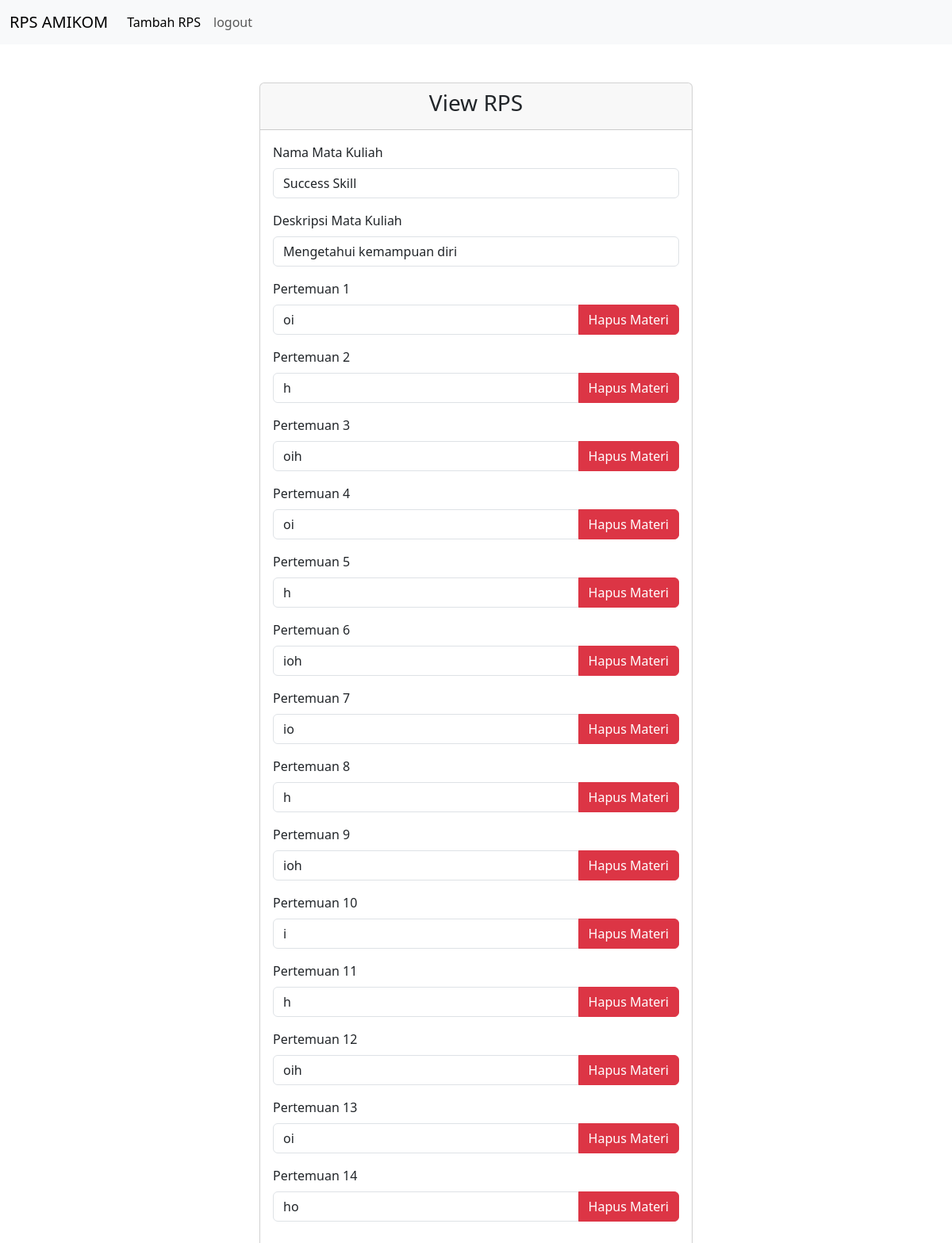
Page /pages/view_rps.php?id_rps=5 on the committed database.
### tables this page shows
CREATE TABLE `rps` (
  `id_rps` int(11) NOT NULL,
  `nama_mata_kuliah` varchar(255) DEFAULT NULL,
  `deskripsi_mata_kuliah` text DEFAULT NULL,
  `pertemuan_1` text DEFAULT NULL,
  `pertemuan_2` text DEFAULT NULL,
  `pertemuan_3` text DEFAULT NULL,
  `pertemuan_4` text DEFAULT NULL,
  `pertemuan_5` text DEFAULT NULL,
  `pertemuan_6` text DEFAULT NULL,
  `pertemuan_7` text DEFAULT NULL,
  `pertemuan_8` text DEFAULT NULL,
  `pertemuan_9` text DEFAULT NULL,
  `pertemuan_10` text DEFAULT NULL,
  `pertemuan_11` text DEFAULT NULL,
  `pertemuan_12` text DEFAULT NULL,
  `pertemuan_13` text DEFAULT NULL,
  `pertemuan_14` text DEFAULT NULL
);

### pages/view_rps.php (the view, shortened to what this page needs)
<!DOCTYPE html>
<html lang="en">
<head>
    <link href="https://cdn.jsdelivr.net/npm/bootstrap@5.3.0/dist/css/bootstrap.min.css" rel="stylesheet">
</head>
<body>
<nav class="navbar navbar-expand-lg bg-body-tertiary">
    <div class="container-fluid">
        <a class="navbar-brand" href="#">RPS AMIKOM</a>
        <div class="collapse navbar-collapse" id="navbarNav">
        <ul class="navbar-nav">
            <li class="nav-item">
            <a class="nav-link active" aria-current="page" href="add_rps.php">Tambah RPS</a>
            </li>
            <li class="nav-item">
            <a class="nav-link" href="../index.php">logout</a>
            </li>
        </ul>
        </div>
    </div>
    </nav>
<?php
include("../config/config.php");
if (isset($_GET['id_rps'])) {
    $id_rps = $_GET['id_rps'];
    $sql = "SELECT * FROM rps WHERE id_rps = $id_rps";
    $query = mysqli_query($sambung, $sql);
    if (mysqli_num_rows($query) > 0) {
        $rps = mysqli_fetch_assoc($query);
?>
    <div class="container mt-5">
        <div class="row justify-content-center">
            <div class="col-md-6">
                <div class="card">
                    <div class="card-header text-center">
                        <h3>View RPS</h3>
                    </div>
                    <div class="card-body">
                        <form action="../process/process_edit_rps.php" method="POST">
                            <div class="mb-3">
                                <label for="exampleInputEmail1" class="form-label">Nama Mata Kuliah</label>
                                <input type="text" class="form-control" name="nama_mata_kuliah" value="<?php echo $rps['nama_mata_kuliah'] ?>">
                            </div>
                            <div class="mb-3">
                                <label for="exampleInputPassword1" class="form-label">Deskripsi Mata Kuliah</label>
                                <input type="text" class="form-control" name="deskripsi_mata_kuliah" value="<?php echo $rps['deskripsi_mata_kuliah'] ?>">
                            </div>
                            <?php
                            for ($i = 1; $i <= 14; $i++) {
                                $pertemuan = "pertemuan_" . $i;
                            ?>
                                <div class="mb-3">
                                    <label for="<?php echo $pertemuan ?>" class="form-label">Pertemuan <?php echo $i ?></label>
                                    <div class="input-group">
                                        <input type="text" class="form-control" name="<?php echo $pertemuan ?>" value="<?php echo $rps[$pertemuan] ?>">
                                        <button type="button" class="btn btn-danger" onclick="setToNull('<?php echo $pertemuan ?>')">Hapus Materi</button>
                                    </div>
                                </div>
                            <?php } ?>
                        </form>
                    </div>
                </div>
            </div>
        </div>
    </div>
<?php
    } else {
        echo "<p>Data tidak ditemukan.</p>";
    }
} else {
    echo "<p>ID RPS tidak disertakan.</p>";
}
?>
</body>
</html>

### rows in the picture
rps: nama_mata_kuliah "Success Skill", deskripsi_mata_kuliah "Mengetahui kemampuan diri", pertemuan_1 "oi", pertemuan_2 "h", pertemuan_3 "oih", pertemuan_4 "oi", pertemuan_5 "h", pertemuan_6 "ioh", pertemuan_7 "io", pertemuan_8 "h", pertemuan_9 "ioh", pertemuan_10 "i", pertemuan_11 "h", pertemuan_12 "oih", pertemuan_13 "oi", pertemuan_14 "ho"
